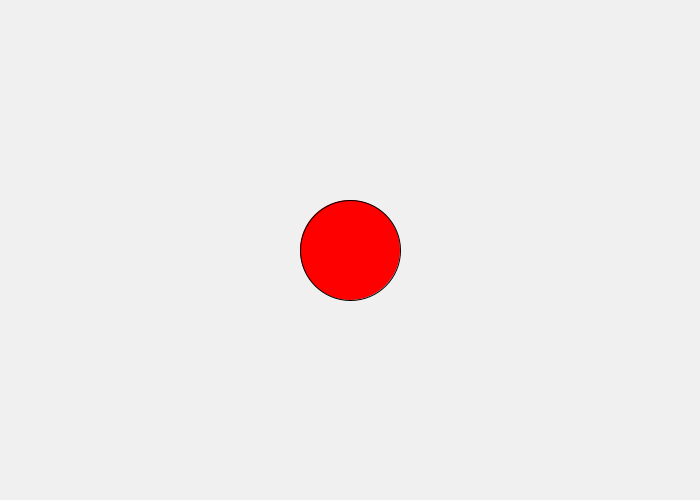
Frame 1 (no input)
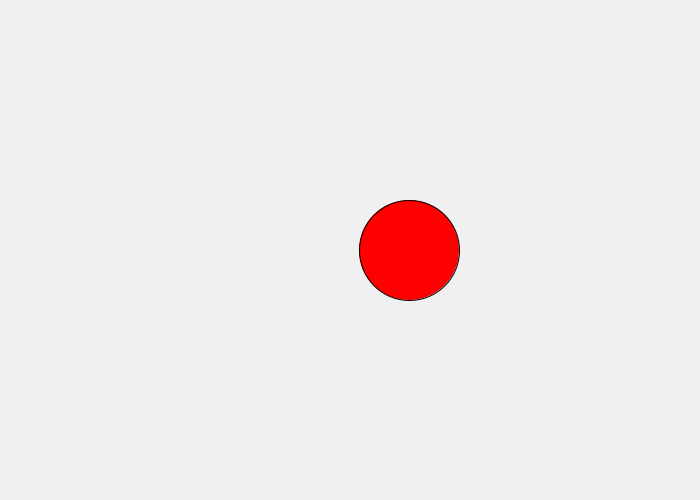
Frame 60 (the mouse pressed at the canvas centre just before this capture)
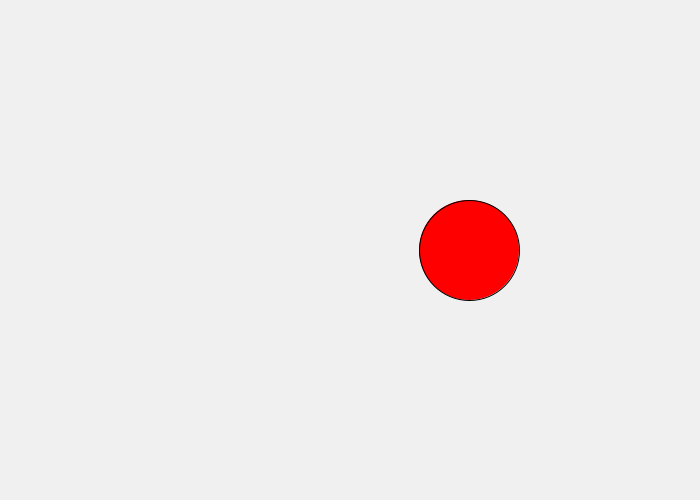
Frame 120 (the mouse held since frame 60 and released just before this capture)

The Processing sketch that drew these frames (run headless with seeded random() and noise(); from frame 60 on, the mouse is pressed at the canvas centre):

// Processing sketch: baking_brown_rice
// ── baking_brown_rice.pde
public Character ch;

// once at the beginning
public void setup() {
  size(700,500);
  ch = new Character(width/2, height/2);
}

// infinite continuous loop, refresh rate/frame rate
public void draw() {
  background(240,240,240);
  
  fill(255,0,0);
  ch.display();
  ch.move();
}

// ── character.pde
public class Character {
  public int x,y,r;
  
  // constructer
  public Character(int tempX, int tempY) {
    x = tempX;
    y = tempY;
    r = 100;
  }
  
  public void display() {
    fill(255,0,0);
    circle(x,y,r);
  }
  
  public void move() {
    x = x + 1;
  }
  
}
